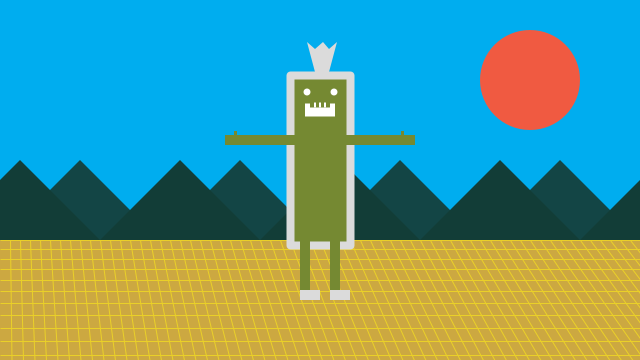
Frame 1 (no input)
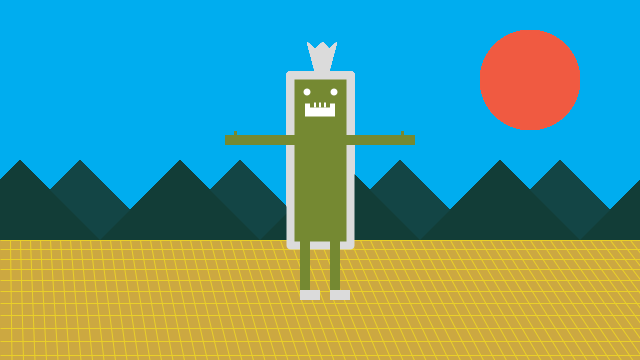
Frame 60 (the mouse pressed at the canvas centre just before this capture)
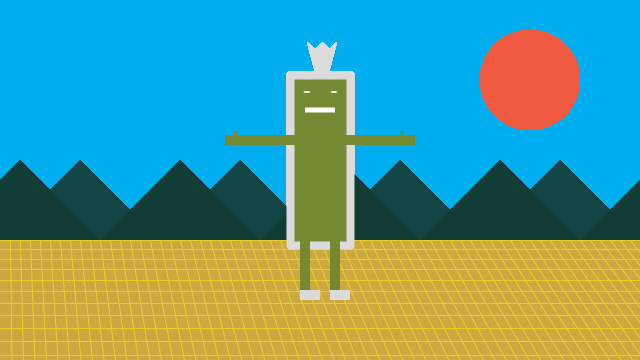
Frame 120 (the mouse held since frame 60 and released just before this capture)

The Processing sketch that drew these frames (run headless with seeded random() and noise(); from frame 60 on, the mouse is pressed at the canvas centre):

// Processing sketch: processing_72800
// ── processing_72800.pde

//woohun joo
//assignment 2
//LEFT & RIGHT KEY = MOVEMENT
//MOUSE CLICK = BLINKING

//sun
float sux = 530;
float suy = 80;
int sunWH = 100;

//bottom
float bx = 0;
float by = 240;
int bottomWidth = 640;
int bottomHeight = 120;

//body
float x = 320;    
float y = 160;
int bodyWidth = 60;
int bodyHeight = 170;

//mountain
float mtx = 40;
float mty = 200;

//top tie
float ttx = 307;    
float tty = 42;  

//eyes
float ex = 307;
float ey = 92;
int eyeWidth = 7;
int eyeHeight = 7;

//mouth
float mx = 320; 
float my = 110;
int mouthWidth = 30;
int mouthHeight = 13;

//teeth
float tx = 315; 
float ty = 105;
int teethWidth = 2;
int teethHeight = 5;

//arms
float ax = 225;
float ay = 135;
float fx = 234;
float fy = 131;
int armWidth = 70;
int armHeight = 10;
int fingerWidth = 3;
int fingerHeight = 4;

//legs
float lx = 300;
float ly = 240;

//shoes
float sx = 300;
float sy = 290;
int shoeWidth = 20;
int shoeHeight = 10;

//---------------------------------------------
void setup() {
  size(640, 360);
  background(0, 173, 239);
  smooth();
}

//---------------------------------------------
void draw() {
  
  if (keyPressed&& (key ==CODED)){
    if (keyCode == LEFT) {
        background(0, 173, 239);
        x--;
        mtx--;
        ttx--;
        ex--;
        mx--;
        tx--;
        ax--;
        lx--;
        fx--;
        sx--;
    } else if (keyCode ==RIGHT){
        background(0, 173, 239);
        x++;
        mtx++;
        ttx++;
        ex++;
        mx++;
        tx++;
        ax++;
        lx++;
        fx++;
        sx++;
    }
  }

  //sun
  noStroke();
  fill(240, 90, 65);
  ellipse(sux, suy, sunWH, sunWH);

  //bottom
  noStroke();
  fill(204, 168, 65);
  rect(bx, by, bottomWidth, bottomHeight);
  
  //bottomLine1
  stroke(234, 208, 40);
  strokeCap(SQUARE);
  strokeWeight(1);
  for(int i = 10; i < 640; i += 10){
    line(i, 240, i + i/2, 640);
  };
  
  //bottomLine2
  stroke(234, 208, 40);
  strokeCap(SQUARE);
  strokeWeight(1);
  for(float i = 240; i < 360; i = i + i*0.04){
    line(0, i, 640, i);
  };
  
  //mountain
  noStroke();
  fill(19, 69, 69);
  
  for (int j = 80; j < 700; j += 160) {
    triangle(j, 160, j+80, 240, j-80, 240);
  }
  
  fill(18, 61, 55);
  for (int i = 20; i < 700; i += 160) {
    triangle(i, 160, i+80, 240, i-80, 240);

  }

  //body
  stroke(219, 219, 219);
  rectMode(CENTER);
  strokeWeight(8);
  strokeJoin(ROUND);
  fill(117, 137, 50);
  rect(x, y, bodyWidth, bodyHeight);
  

  
  //top tie
  fill(219, 219, 219);
  noStroke();
  beginShape();
  vertex(ttx, tty);
  vertex(ttx+8, tty+7);
  vertex(ttx+16, tty);
  vertex(ttx+22, tty+7);
  vertex(ttx+30, tty);
  vertex(ttx+22, tty+30);
  vertex(ttx+8, tty+30);
  endShape();

  //eyes
  fill(255);
  ellipse(ex, ey, eyeWidth, eyeHeight); //L
  ellipse(ex+27, ey, eyeWidth, eyeHeight); //R
  
  if (mousePressed) {
    eyeHeight = 2; 
    mouthHeight = 5;
    teethHeight = 0;
  } else {
    eyeHeight = 7;
    mouthHeight = 13;
    teethHeight = 5;
  }
  
  //mouth
  rect(mx, my, mouthWidth, mouthHeight);

  fill(117, 137, 50);
  rect(mx, my-6, mouthWidth-10, mouthHeight-6);
  
  //teeth
  fill(255);
  rect(tx, ty, teethWidth, teethHeight);
  rect(tx+5, ty, teethWidth, teethHeight);
  rect(tx+10, ty, teethWidth, teethHeight);
 
  //legs
  fill(117, 137, 50);
  quad(lx, ly, lx+10, ly, lx+10, ly+50, lx, ly+50);
  quad(lx+30, ly, lx+40, ly, lx+40, ly+50, lx+30, ly+50);
  //quad(lx, ly, lx+12, ly, lx+8, ly+50, lx+4, ly+50);
  //quad(lx+28, ly, lx+40, ly, lx+36, ly+50, lx+32, ly+50);
  
  //shoes
  rectMode(CORNER);
  fill(219, 219, 219);
  rect(sx, sy, shoeWidth, shoeHeight);
  rect(sx+30, sy, shoeWidth, shoeHeight);

  //arm
  fill(117, 137, 50);
  rect(ax, ay, armWidth, armHeight);
  rect(ax+120, ay, armWidth, armHeight);
  rect(fx, fy, fingerWidth, fingerHeight);
  rect(fx+167, fy, fingerWidth, fingerHeight);
}
